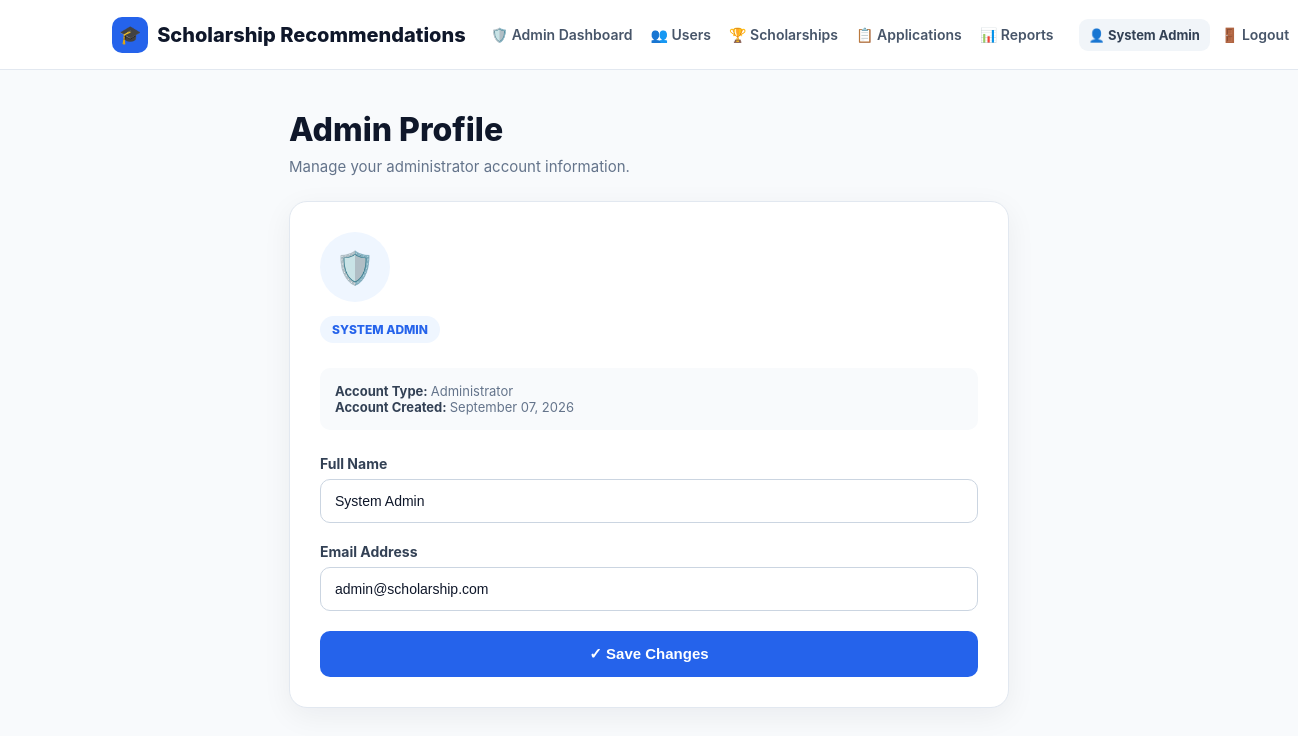
Screenshot of /admin_profile.php (signed in) with the database file from the repository.
### tables this page shows
CREATE TABLE `users` (
  `id` int(11) NOT NULL AUTO_INCREMENT, `name` varchar(120) NOT NULL, `email` varchar(150) NOT NULL,
  `ielts_score` decimal(3,1) DEFAULT NULL, `password` varchar(255) NOT NULL,
  `role` enum('student','provider','admin') NOT NULL DEFAULT 'student',
  `education_level` varchar(80) DEFAULT NULL, `field_of_study` varchar(120) DEFAULT NULL,
  `cgpa` decimal(4,2) DEFAULT NULL, `income` decimal(12,2) DEFAULT NULL, `country` varchar(100) DEFAULT NULL,
  `created_at` timestamp NOT NULL DEFAULT current_timestamp(), `gre_score` int(11) DEFAULT NULL,
  `toefl_score` int(11) DEFAULT NULL, `sat_score` int(11) DEFAULT NULL, `extracurricular` text DEFAULT NULL,
  `research_experience` text DEFAULT NULL, `work_experience` text DEFAULT NULL,
  PRIMARY KEY (`id`), UNIQUE KEY `email` (`email`)
);

### config.php (called while the page is built, shortened)
<?php
function e($v)
{
    return htmlspecialchars(
        (string)($v ?? ''),
        ENT_QUOTES,
        'UTF-8'
    );
}
function user()
{
    return $_SESSION['user'] ?? null;
}
?>

### admin_profile.php (the view, shortened to what this page needs)
<?php
require_once 'config.php';
$current_user = user();
$admin_id = (int)$current_user['id'];
$stmt = $conn->prepare(
    "SELECT
        id,
        name,
        email,
        role,
        created_at
     FROM users
     WHERE id = ?
       AND role = 'admin'
     LIMIT 1"
);
$stmt->bind_param(
    "i",
    $admin_id
);
$stmt->execute();
$result = $stmt->get_result();
$admin = $result->fetch_assoc();
$name = $admin['name'];
$email = $admin['email'];
$created_at = $admin['created_at'];
?>
<!DOCTYPE html>
<html lang="en">
<head>
    <?php include 'partials/head.php'; ?>
</head>
<body>
<?php include 'partials/nav.php'; ?>
<main class="admin-profile-page">
    <div class="profile-header">
        <h1>
            Admin Profile
        </h1>
        <p>
            Manage your administrator account information.
        </p>
    </div>
    <div class="profile-card">
        <div class="profile-icon">
            🛡️
        </div>
        <span class="role-badge">
            SYSTEM ADMIN
        </span>
        <div class="account-info">
            <strong>
                Account Type:
            </strong>
            Administrator
            <br>
            <strong>
                Account Created:
            </strong>
            <?= e(
                date(
                    'F d, Y',
                    strtotime($created_at)
                )
            ) ?>
        </div>
        <form
            method="POST"
            action="admin_profile.php"
        >
            <div class="form-group">
                <label for="name">
                    Full Name
                </label>
                <input
                    type="text"
                    id="name"
                    name="name"
                    value="<?= e($name) ?>"
                    maxlength="120"
                    required
                >
            </div>
            <div class="form-group">
                <label for="email">
                    Email Address
                </label>
                <input
                    type="email"
                    id="email"
                    name="email"
                    value="<?= e($email) ?>"
                    maxlength="150"
                    required
                >
            </div>
            <button
                type="submit"
                class="save-button"
            >
                ✓ Save Changes
            </button>
        </form>
    </div>
</main>
</body>
</html>

### partials/nav.php (shortened to what this page needs)
<?php
require_once 'config.php';
$current_user = user();
?>
<nav class="main-nav">
    <div class="nav-container">
        <a
            href="index.php"
            class="nav-logo"
        >
            <span class="nav-logo-icon">
                🎓
            </span>
            <span>
                Scholarship Recommendations
            </span>
        </a>
        <div
            class="nav-links"
            id="mainNavLinks"
        >
            <?php if ($current_user): ?>
                <?php if (
                    $current_user['role'] === 'student'
                ): ?>
                    <a
                        href="dashboard.php"
                        class="nav-link"
                    >
                        🏠 Dashboard
                    </a>
                    <a
                        href="scholarships.php"
                        class="nav-link"
                    >
                        🏆 Scholarships
                    </a>
                    <a
                        href="recommendations.php"
                        class="nav-link"
                    >
                        🎯 Recommendations
                    </a>
                    <a
                        href="applications.php"
                        class="nav-link"
                    >
                        📋 Applications
                    </a>
                <!-- =================================================
                     PROVIDER
                ================================================== -->
                <?php elseif (
                    $current_user['role'] === 'admin'
                ): ?>
                    <a
                        href="admin.php"
                        class="nav-link"
                    >
                        🛡️ Admin Dashboard
                    </a>
                    <a
                        href="admin_users.php"
                        class="nav-link"
                    >
                        👥 Users
                    </a>
                    <a
                        href="admin_scholarships.php"
                        class="nav-link"
                    >
                        🏆 Scholarships
                    </a>
                    <a
                        href="admin_applications.php"
                        class="nav-link"
                    >
                        📋 Applications
                    </a>
                    <a
                        href="admin_reports.php"
                        class="nav-link"
                    >
                        📊 Reports
                    </a>
                <?php endif; ?>
            <?php endif; ?>
        </div>
        <?php if ($current_user): ?>
            <div class="nav-right">
                <?php if (
                    $current_user['role'] === 'student'
                ): ?>
                    <a
                        href="profile.php"
                        class="userpill"
                        title="View Profile"
                    >
                        👤
                        <?= e($current_user['name']) ?>
                    </a>
                <?php elseif (
                    $current_user['role'] === 'admin'
                ): ?>
                    <a
                        href="admin_profile.php"
                        class="userpill"
                        title="View Admin Profile"
                    >
                        👤
                        <?= e($current_user['name']) ?>
                    </a>
                <?php endif; ?>
                <a
                    href="logout.php"
                    class="nav-link"
                >
                    🚪 Logout
                </a>
            </div>
        <?php endif; ?>
    </div>
</nav>

### assets/style.css (style rules this page uses)
* { box-sizing:border-box }
body { margin:0;font-family:Inter,Arial,sans-serif;background:#f5f7fb;color:#182230 }
nav { height:70px;background:#fff;border-bottom:1px solid #e6eaf0;display:flex;align-items:center;justify-content:space-between;padding:0 6%;position:sticky;top:0;z-index:5 }
.userpill { background:#eef4ff;padding:8px 12px;border-radius:20px;font-size:13px }

### admin_profile.php (style rules this page uses)
body { background: #f8fafc; }
.admin-profile-page { max-width: 760px; margin: 0 auto; padding: 40px 20px 60px; }
.profile-header { margin-bottom: 25px; }
.profile-header h1 { margin: 0 0 8px; color: #0f172a; font-size: 32px; font-weight: 800; }
.profile-header p { margin: 0; color: #64748b; font-size: 15px; }
.profile-card { background: #ffffff; border: 1px solid #e2e8f0; border-radius: 18px; padding: 30px; box-shadow: 0 8px 30px rgba(15, 23, 42, 0.06); }
.profile-icon { width: 70px; height: 70px; display: flex; align-items: center; justify-content: center; margin-bottom: 14px; border-radius: 50%; background: #eff6ff; font-size: 32px; }
.role-badge { display: inline-block; padding: 6px 12px; margin-bottom: 25px; border-radius: 999px; background: #eff6ff; color: #2563eb; font-size: 12px; font-weight: 800; }
.account-info { margin-bottom: 25px; padding: 15px; border-radius: 10px; background: #f8fafc; color: #64748b; font-size: 13px; }
.account-info strong { color: #334155; }
.form-group { margin-bottom: 20px; }
.form-group label { display: block; margin-bottom: 7px; color: #334155; font-size: 14px; font-weight: 700; }
.form-group input { width: 100%; box-sizing: border-box; padding: 13px 14px; border: 1px solid #cbd5e1; border-radius: 10px; background: #ffffff; color: #0f172a; font-size: 14px; outline: none; }
.save-button { width: 100%; padding: 14px; border: none; border-radius: 10px; background: #2563eb; color: #ffffff; font-size: 15px; font-weight: 700; cursor: pointer; transition: 0.2s ease; }

### partials/nav.php (style rules this page uses)
.main-nav { width: 100%; background: #ffffff; border-bottom: 1px solid #e2e8f0; position: sticky; top: 0; z-index: 1000; }
.nav-container { width: min(1400px, 94%); min-height: 68px; margin: 0 auto; display: flex; align-items: center; gap: 18px; }
.nav-logo { display: inline-flex; align-items: center; gap: 9px; text-decoration: none; color: #0f172a; font-size: 20px; font-weight: 800; white-space: nowrap; flex-shrink: 0; }
.nav-logo-icon { width: 36px; height: 36px; display: flex; align-items: center; justify-content: center; border-radius: 10px; background: #2563eb; color: #ffffff; font-size: 18px; }
.nav-links { display: flex; align-items: center; gap: 4px; flex-wrap: nowrap; margin-left: auto; }
.nav-link { display: inline-flex; align-items: center; justify-content: center; gap: 4px; padding: 8px 7px; border-radius: 8px; text-decoration: none; color: #475569; font-size: 14px; font-weight: 600; white-space: nowrap; transition: 0.2s ease; }
.nav-right { display: flex; align-items: center; gap: 4px; flex-shrink: 0; }
.userpill { display: inline-flex; align-items: center; gap: 5px; padding: 8px 10px; border-radius: 9px; background: #f1f5f9; color: #334155; text-decoration: none; font-size: 13px; font-weight: 700; white-space: nowrap; transition: 0.2s ease; }

### rows the page displays
users: name "System Admin", created_at "September 07, 2026", email "admin@scholarship.com"
